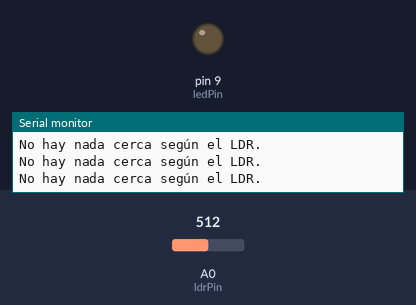
This sketch was run on a simulated Arduino Uno, built with avr-gcc and run on an emulated ATmega328P. Shown: output pins drawn as LEDs (lit = HIGH), the last lines printed to the serial monitor. The inputs (shaded band) are chosen by the test bench; at power-on: A0 (ldrPin) = 512.

Above: at 1.2 s.
1.3 s: A0 (ldrPin) set to 11
4.3 s: A0 (ldrPin) set to 8
At 5.5 s:
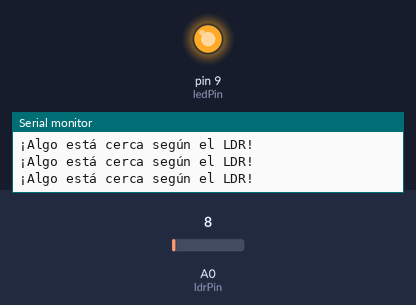
Timing chart, 0 to 7.3 s (numbered marks = the images above; inputs shaded):
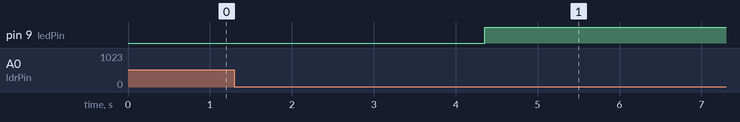

The sketch:

PrenderLed.ino
```cpp
const int ldrPin = A0;   // Pin analógico donde está conectado el LDR
const int trigPin = 7;   // Pin Trig del sensor HC-SR04
const int echoPin = 6;   // Pin Echo del sensor HC-SR04
const int ledPin = 9;

int ldrValue;            // Variable para almacenar la lectura del LDR

void setup() {
  Serial.begin(9600);   // Inicia la comunicación serial
  pinMode(trigPin, OUTPUT);
  pinMode(echoPin, INPUT);
  pinMode(ledPin, OUTPUT);
}

void loop() {
  ldrValue = analogRead(ldrPin); // Lee el valor del LDR (mayor valor indica menos luz)

  // Si la lectura del LDR es baja (indicando menos luz), algo está cerca
  if (ldrValue < 10) {
    Serial.println("¡Algo está cerca según el LDR!");
    digitalWrite(ledPin, HIGH);  // Enciende el LED en el pin 13
  } else {
    Serial.println("No hay nada cerca según el LDR.");
    digitalWrite(ledPin, LOW);   // Apaga el LED en el pin 13
  }

}
```

Measured:
- the behaviour switches between 10 and 9 on A0 (ldrPin) (found by bisection; images 0 and 1)
- after the input at 4.3 s, pin 9 (ledPin): LOW → HIGH after 0.05 s
